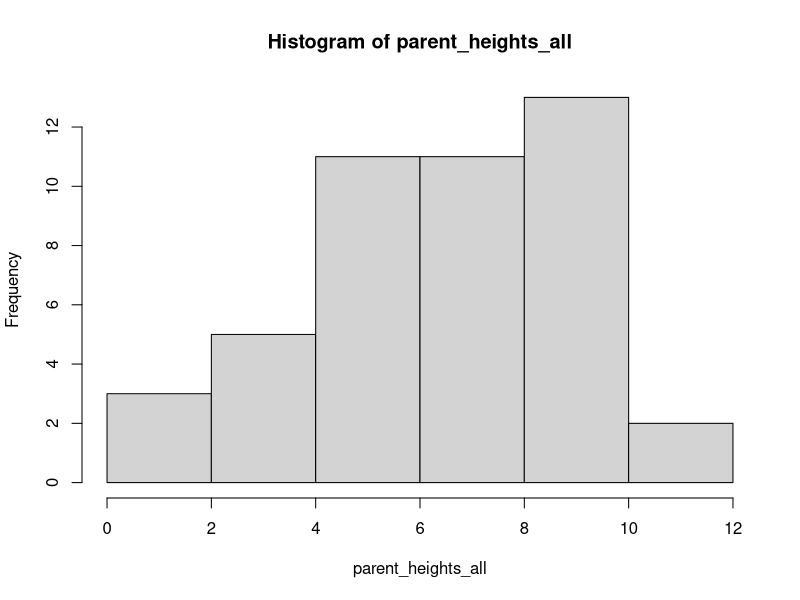
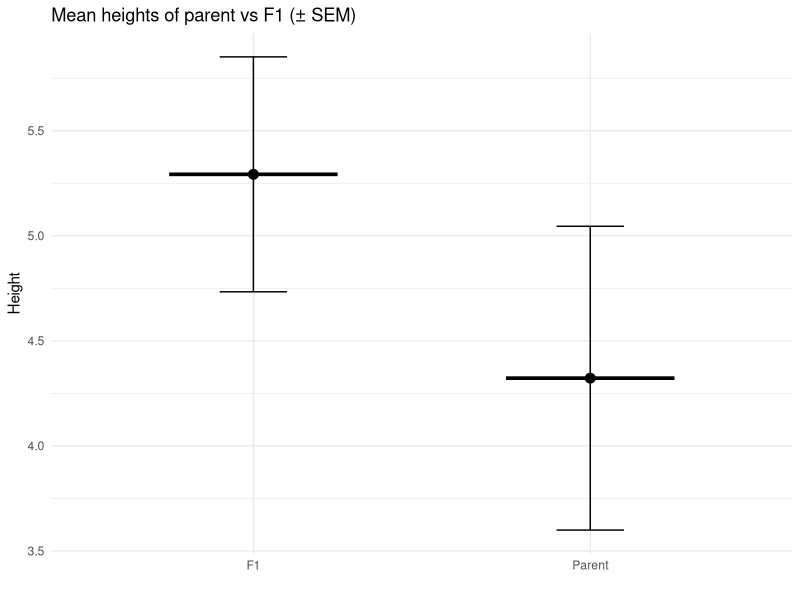

Reproduce these figures in R, in order.
# i forgot to load this thing

library(tidyverse)

# our plants

parent_heights_sample <- c(2.9, 3.1, 5.9, 5.3, 8, 3.4, 5.2, 4.7, 0.4)
f1_heights_sample <- c(5.1,2.3,5,3.5,5.1,9.1,3.3,3.4,4.3,7.3,7.4,7.5,5.5)

# everyone's plants

parent_heights_all <- c(parent_heights_sample, 9.3, 10.5, 4.8, 8.8, 9.3, 7.5, 9.8, 8.7, 4, 9.4, 7.3, 5.3, 5.1, 5.3, 9.4, 4.5, 3.5, 8.5, 0.4, 6.5, 6, 7.6, 0.7, 7.5, 9, 9.9, 11, 7.9, 9.2, 6.4, 9.6, 6.8, 8.2, 5.5, 6.6, 7.9)

# histogram

hist(parent_heights_all)

# difference?

t.test(parent_heights_sample, f1_heights_sample)

# mean + SEM

df <- data.frame(
  group = c(rep("Parent", length(parent_heights_sample)),
            rep("F1", length(f1_heights_sample))),
  value = c(parent_heights_sample, f1_heights_sample)
)

ggplot(df, aes(x = group, y = value)) +
  stat_summary(fun = mean, geom = "point", size = 3) +
  stat_summary(fun.data = mean_se, geom = "errorbar", width = 0.2) +
  stat_summary(fun = mean, geom = "crossbar", width = 0.5) +
  labs(
    title = "Mean heights of parent vs F1 (± SEM)",
    x = "",
    y = "Height"
    ) + 
  theme_minimal()
